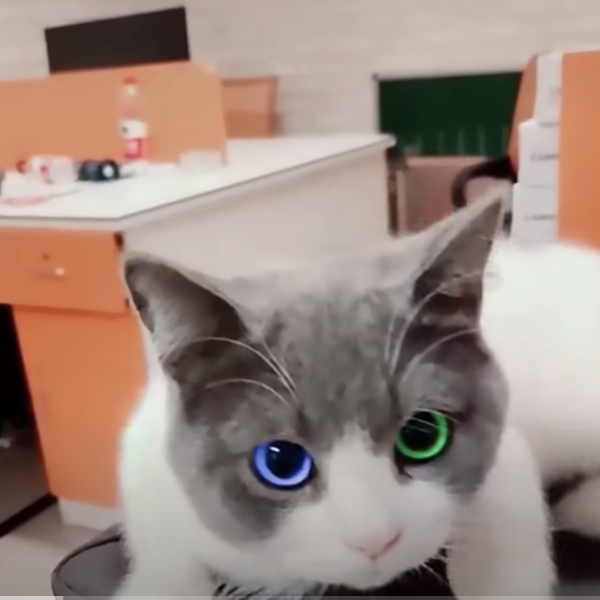
#> input picture exam/last_splash/pythonCode/cat_test1.png, 600 x 600 px
$ python CoinTemplate.py
#> lines starting #> are read from the running program, lines starting #| are printed output that depends on the picture; after the words box and inside, x2 and y2 are one past the last pixel; in counts of white or black regions, pixels touching at a corner belong together
# -*- coding: utf-8 -*-
"""
@Time ： 2023/10/22 19:54
@Auth ： Dexter ZHANG
@File ：CoinTemplate.py
@IDE ：PyCharm
"""

#!/usr/bin/env python3
import cv2
import cv2 as cv
import numpy as np

original = cv2.imread('cat_test1.png')
#> original is the input picture: shape (600, 600, 3); mean B, G, R 127.2, 136.2, 155.7
img = cv2.imread('cat_test1.png', 0)
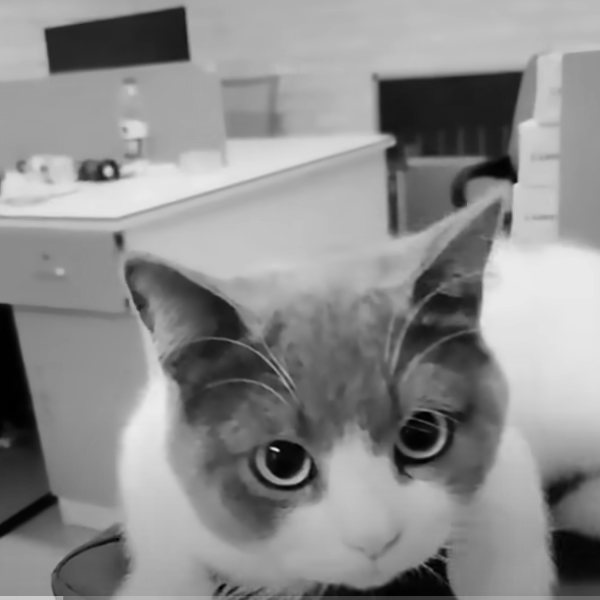
#> img: shape (600, 600); min 0, max 235, mean 140.5
template = cv2.imread('rightEar.png', 0)
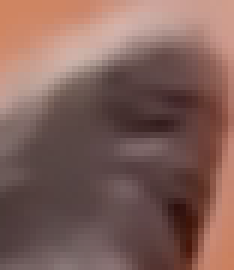
#> input picture exam/last_splash/pythonCode/rightEar.png, 39 x 45 px (shown 6 times larger)
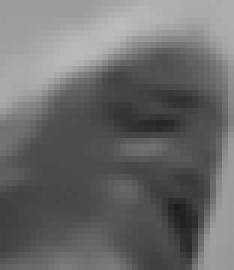
#> template: shape (45, 39) (shown 6 times larger); min 28, max 188, mean 106.7
h, w = template.shape[:2]
#> h = 45; w = 39
ret = cv2.matchTemplate(img, template, cv2.TM_CCORR_NORMED)
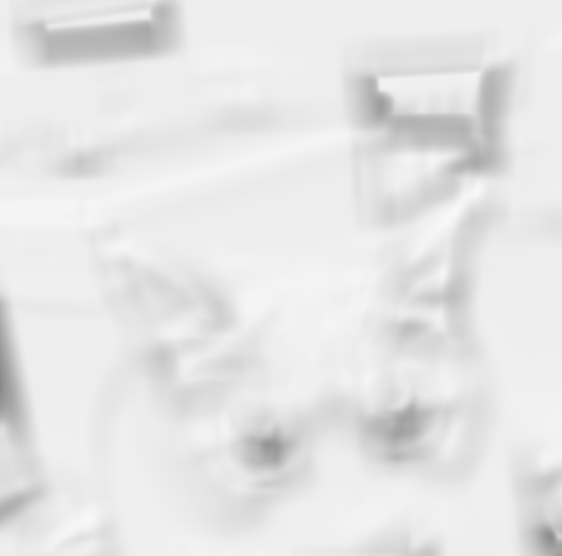
#> ret: shape (556, 562) float32; min 0.536, max 0.978, mean 0.901

#取匹配程度大于80%的坐标
index = np.where(ret > 0.972)
#> index = 37 positions, rows 190 to 523, columns 84 to 476

draw_img = original.copy()
for i in zip(*index[::-1]):	#*代表可选参数
    rect = cv2.rectangle(draw_img, i, (i[0]+w, i[1]+h), (0, 0, 255), 1)
#> this loop made 37 passes
#> i on passes 1 to 12: (476, 190), (476, 191), (476, 192), (87, 517), (88, 517), (89, 517), (90, 517), (86, 518), (87, 518), (88, 518), (89, 518), (90, 518)
#> pass 2, `rect = cv2.rectangle(draw_img, i, (i[0]+w, i[1]+h), (0, 0, 255), 1)`:
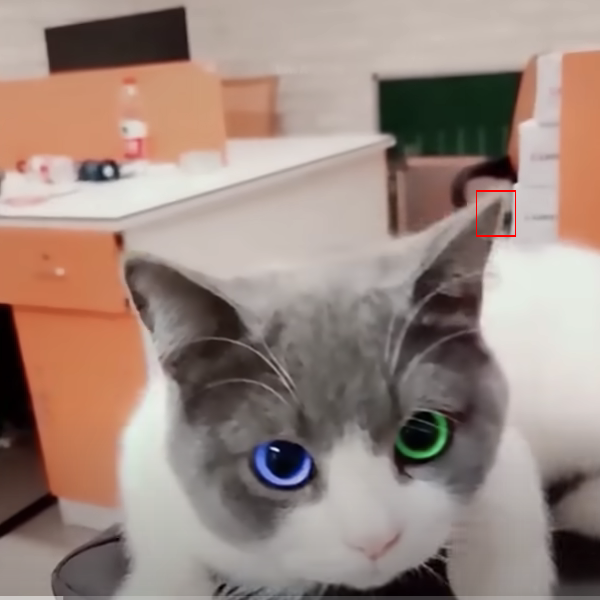
#> rect: shape (600, 600, 3); mean B, G, R 127.1, 136.1, 155.7
#> after the loop:
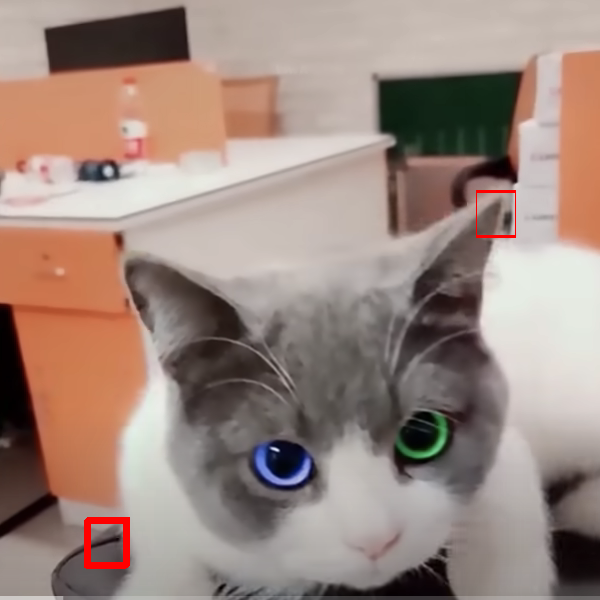
#> draw_img: shape (600, 600, 3); 0.41% of pixels changed, all inside (x1, y1, x2, y2) = (84, 190, 516, 569)

output = np.hstack((original, rect))
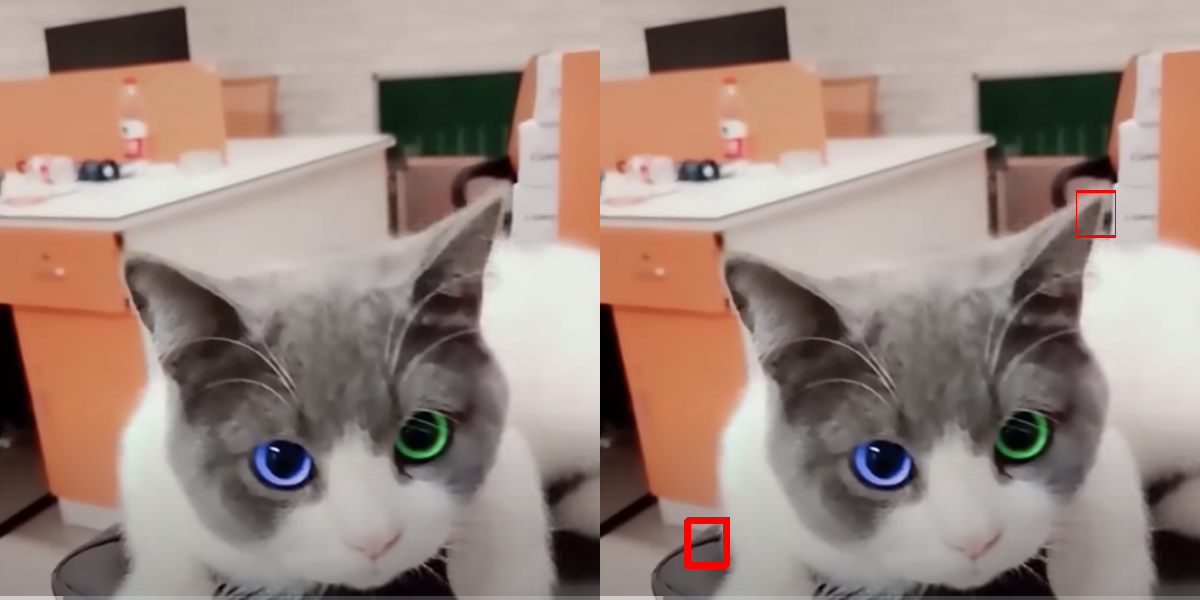
#> output: shape (600, 1200, 3); mean B, G, R 126.9, 136, 155.9


cv2.imshow('rect', output)
cv2.waitKey(0)
cv2.destroyAllWindows()
